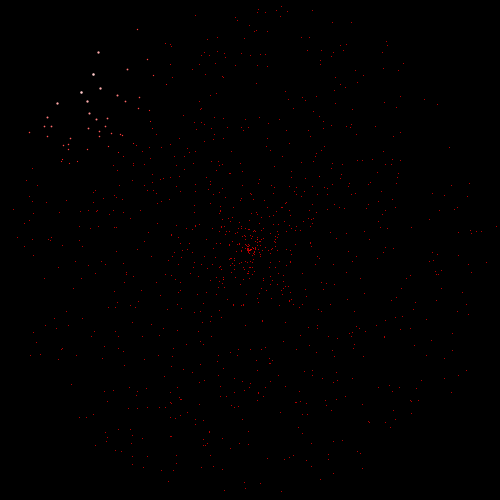
Frame 1 (no input)
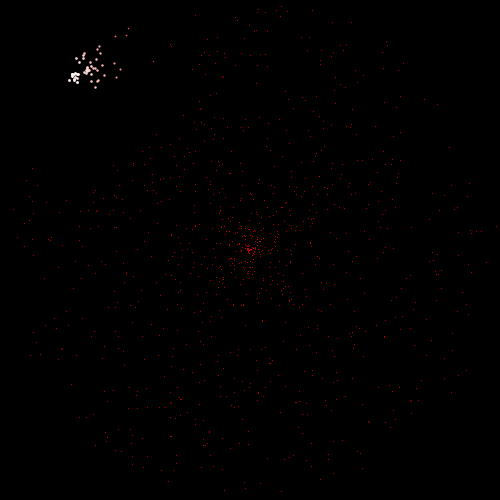
Frame 60 (the mouse pressed at the canvas centre just before this capture)
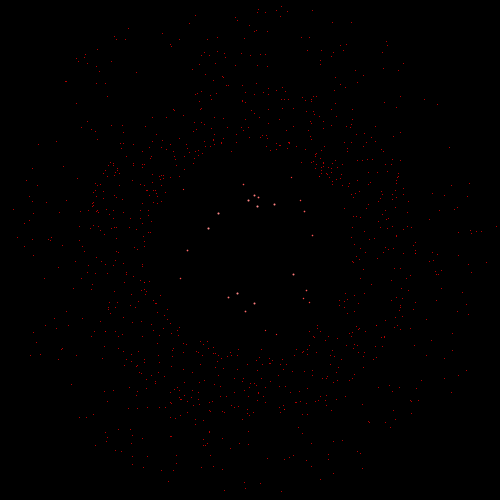
Frame 120 (the mouse held since frame 60 and released just before this capture)

The Processing sketch that drew these frames (run headless with seeded random() and noise(); from frame 60 on, the mouse is pressed at the canvas centre):

// Processing sketch: Rotate_03
// ── Rotate_03.pde
int particleCount = 1000;
Particle[] particles = new Particle[particleCount+1];

PVector circle = new PVector(250, 250);
int radiusC = 500;

void setup() {
  size(500, 500);
  //stroke(255);

  for (int x = particleCount; x >= 0; x--) {
    particles[x] = new Particle();
  }
}

void draw() {
  background(0);


  //fill(0);
  //ellipse(circle.x, circle.y, radiusC, radiusC);

  for (int i = particleCount; i >= 0; i--) {
    Particle particle = (Particle) particles[i];
    particle.update();
  }
}

class Particle {

  PVector location;
  PVector velocity = new PVector();

  Particle() {
    float randAngle = random(-PI, PI);
    float randRayon = random(0, radiusC/2);

    location = new PVector(circle.x + cos(randAngle) * randRayon, circle.y + sin(randAngle) * randRayon);
  }

  void update() {
    PVector m = new PVector(mouseX, mouseY);
    //if (dist(m.x, m.y, circle.x, circle.y) > radiusC/2) {
    if (m.dist(circle) > radiusC/2) {
      m.sub(circle);
      m.normalize();
      m.mult(radiusC/2);
      m.add(circle);
    }

    float radius = location.dist(m);
    int sizeM = 100;

    stroke(255, 0, 0);
    strokeWeight(1);
    if (radius < sizeM) {
      //stroke(255, map(radius, 0, sizeM, 0, 255), map(radius, 0, sizeM, 0, 255));
      stroke(255, map(radius, 0, sizeM, 255, 0), map(radius, 0, sizeM, 255, 0));
      strokeWeight(map(radius, 0, sizeM, 3, 1));
      
      float angle = atan2(location.y-m.y, location.x-m.x);

      velocity.x -= (sizeM - radius) * 0.01 * cos(angle + (0.7 + 0.0005 * (sizeM - radius)));
      velocity.y -= (sizeM - radius) * 0.01 * sin(angle + (0.7 + 0.0005 * (sizeM - radius)));
    }

    //location is increased by the velocity
    location.add(velocity);

    //The velocity is decreased by 3%
    velocity.mult(0.97);

    //Boundary collision is calculated here. If the particle is beyond the boundary, its velocity is reversed and the particle is moved back into the main area.
    if (location.dist(circle) > radiusC/2) {
      velocity.mult(-1);
    }

    point(int(location.x), int(location.y));

    noStroke();
    noFill();
    ellipse(m.x, m.y, 25, 25);
  }
}
